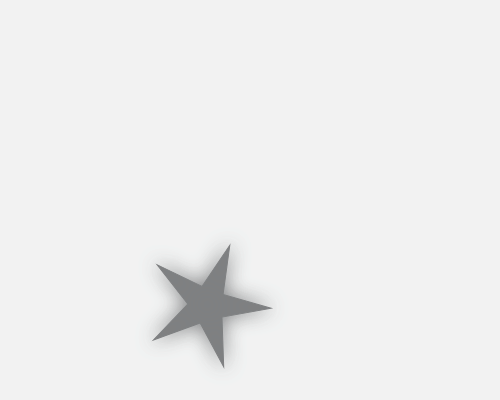
Frame 1 (no input)
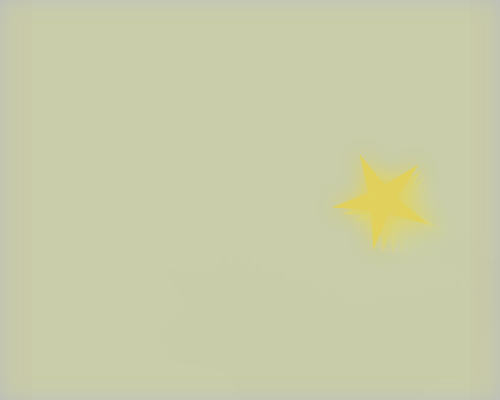
Frame 60 (no input)
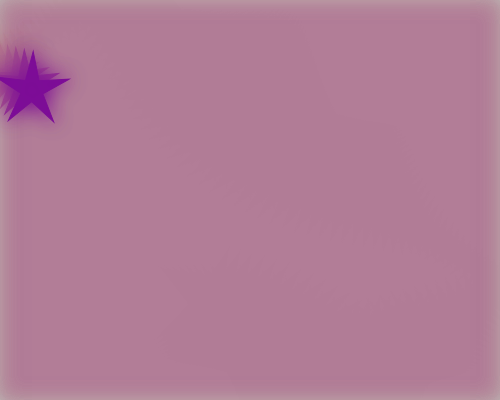
Frame 120 (the mouse pressed at the canvas centre since frame 60)

The p5.js sketch that drew these frames (run headless with seeded random() and noise() and a simulated clock; from frame 60 on, the mouse is pressed at the canvas centre):

// p5.js sketch
// ── sketch.js
let posX
let velX
let posY
let velY

function setup() {
  createCanvas(500, 400)
  posX = 200
  velX = 7
  posY = 300
  velY = 5
}

function draw() {
  // Sfondo semitrasparente per creare la scia
  background(190, 50)

  // Movimento
  posX = posX + velX
  posY = posY + velY

  if (posX >= width || posX < 0) {
    velX = -velX
  }

  if (posY >= height || posY < 0) {
    velY = -velY
  }

  // Animazione colore e dimensione
  let d = map(sin(frameCount * 0.1), -1, 1, 20, 100)
  let r = map(sin(frameCount * 0.13), -1, 1, 0, 225)
  let g = map(sin(frameCount * 0.14), -1, 1, 0, 225)
  let b = map(sin(frameCount * 0.16), -1, 1, 0, 225)

  // Bagliore
  drawingContext.shadowBlur = 20
  drawingContext.shadowColor = color(r, g, b)

  stroke(r, g, b)
  fill(r, g, b)

  // Rotazione della forma
  push()
  translate(posX, posY)
  rotate(frameCount * 0.05)
  drawStar(0, 0, d * 0.3, d, 5)
  pop()
}

// Funzione per disegnare una stella
function drawStar(x, y, radius1, radius2, npoints) {
  let angle = TWO_PI / npoints
  let halfAngle = angle / 2.0
  beginShape()
  for (let a = 0; a < TWO_PI; a += angle) {
    let sx = x + cos(a) * radius2
    let sy = y + sin(a) * radius2
    vertex(sx, sy)
    sx = x + cos(a + halfAngle) * radius1
    sy = y + sin(a + halfAngle) * radius1
    vertex(sx, sy)
  }
  endShape(CLOSE)
}
// ── pong.html
<!DOCTYPE html>
<html>
<head>
	<meta charset="utf-8">
	<title>Pong</title>
	<meta name="author"      content="Emma Massarotti">
	<meta name="description" content="Descrizione">
	<meta name="viewport"    content="width=device-width, initial-scale=1">
	<style>
		body, html {
			background-color: lightgray;
		}
		canvas {
			display: block;
		}
	</style>
</head>
<body>
	<script src="https://cdn.jsdelivr.net/npm/p5@1.11.5/lib/p5.min.js"></script>
	<script src="sketch.js"></script>
</body>
</html>
